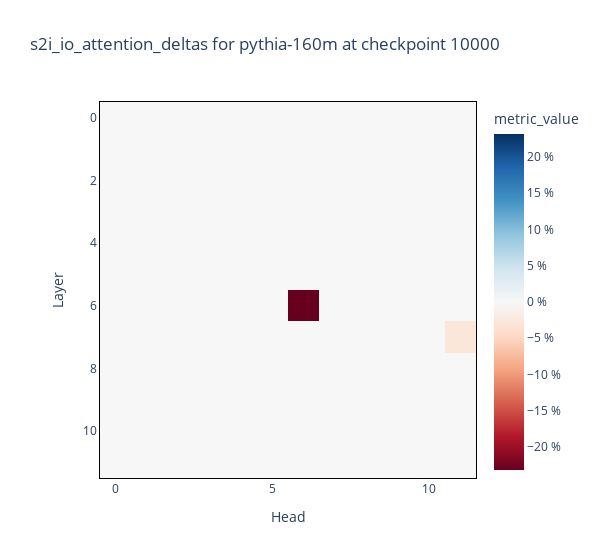

The cell this chart's notebook holds for it:
### Code cell
imshow_p(
        component_scores['s2i_scores']['s2i_io_attention_deltas']['token_same_pos_oppo'] * 100, 
        title=f's2i_io_attention_deltas for {MODEL_SHORTNAME} at checkpoint {checkpoint}',
        labels={"x": "Head", "y": "Layer", "color": "metric_value"},
        border=True,
        coloraxis=dict(colorbar_ticksuffix=" %"),
        width=600,
        margin={"r": 100, "l": 100}
        )

### Figure 1 — Plotly figure (JSON) as saved in the notebook; plotly's stock layout.template omitted (floating-point values rounded to 4 significant figures; data arrays with more than 128 entries replaced by an {"elided": "..."} marker saying what was removed)
{"data": [{"coloraxis": "coloraxis", "hovertemplate": "Head: %{x}<br>Layer: %{y}<br>metric_value: %{z}<extra></extra>", "name": "0", "type": "heatmap", "xaxis": "x", "yaxis": "y", "z": {"elided": "12x12 float values"}}], "layout": {"coloraxis": {"cmid": 0, "colorbar": {"ticksuffix": " %", "title": {"text": "metric_value"}}, "colorscale": [[0, "rgb(103,0,31)"], [0.1, "rgb(178,24,43)"], [0.2, "rgb(214,96,77)"], [0.3, "rgb(244,165,130)"], [0.4, "rgb(253,219,199)"], [0.5, "rgb(247,247,247)"], [0.6, "rgb(209,229,240)"], [0.7, "rgb(146,197,222)"], [0.8, "rgb(67,147,195)"], [0.9, "rgb(33,102,172)"], [1, "rgb(5,48,97)"]]}, "margin": {"l": 100, "r": 100}, "title": {"text": "s2i_io_attention_deltas for pythia-160m at checkpoint 10000"}, "width": 600, "xaxis": {"anchor": "y", "constrain": "domain", "domain": [0, 1], "linecolor": "black", "linewidth": 1, "mirror": true, "scaleanchor": "y", "showline": true, "title": {"text": "Head"}}, "yaxis": {"anchor": "x", "autorange": "reversed", "constrain": "domain", "domain": [0, 1], "linecolor": "black", "linewidth": 1, "mirror": true, "showline": true, "title": {"text": "Layer"}}}}
